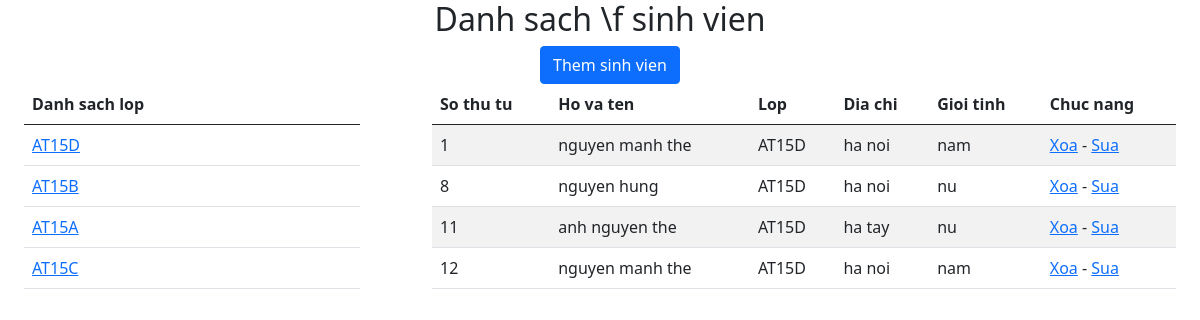
The app's page /pages/home.php?lop=AT15D with its own data.
### tables this page shows
CREATE TABLE `list` (
  `id` int(11) NOT NULL,
  `ten` varchar(30) NOT NULL,
  `lop` varchar(15) NOT NULL,
  `dia_chi` varchar(50) NOT NULL,
  `gioi_tinh` varchar(10) NOT NULL
);

### pages/listStudent.php (the view, shortened to what this page needs)
<!DOCTYPE html>
<html lang="en">
<head>
    <link href="https://cdn.jsdelivr.net/npm/bootstrap@5.0.2/dist/css/bootstrap.min.css" rel="stylesheet">
</head>
<body>
    <?php
        require_once 'connectDB.php'
    ?>
    <?php
        if(isset($_GET['lop'])){
            $lop= $_GET['lop'];
            $query = "SELECT * FROM list WHERE lop = '$lop'";
            $resultlop = mysqli_query($conn,$query);
        }else{
            $result= $conn -> query("SELECT * FROM list");
        }
    ?>
    <div class="container">
        <table class="table table-striped">
            <thead>
                <tr>
                <th scope="col">So thu tu</th>
                <th scope="col">Ho va ten</th>
                <th scope="col">Lop</th>
                <th scope="col">Dia chi</th>
                <th scope="col">Gioi tinh</th>
                <th scope="col">Chuc nang</th>
                </tr>
            </thead>
            <tbody>
            <?php while($row = mysqli_fetch_assoc($resultlop)){ ?>
                <tr>
                <td><?php echo $row['id']; ?></td>
                <td><?php echo $row['ten']; ?></td>
                <td><?php echo $row['lop']; ?></td>
                <td><?php echo $row['dia_chi']; ?></td>
                <td><?php echo $row['gioi_tinh']; ?></td>
                <td> <a href="connectDB.php?delete=<?php echo $row['id'];  ?>">Xoa</a> - <a href="editStudent.php?id=<?php echo $row['id'];  ?>">Sua</a> </td>
                </tr>
            <?php } ?>
            </tbody>
        </table>
    </div>
</body>
</html>

### records on screen
list: id "1", ten "nguyen manh the", lop "AT15D", dia_chi "ha noi", gioi_tinh "nam"
list: id "8", ten "nguyen hung", lop "AT15D", dia_chi "ha noi", gioi_tinh "nu"
list: id "11", ten "anh nguyen the", lop "AT15D", dia_chi "ha tay", gioi_tinh "nu"
list: id "12", ten "nguyen manh the", lop "AT15D", dia_chi "ha noi", gioi_tinh "nam"

### other values on screen
$row['lop'] "AT15D"
$row['lop'] "AT15B"
$row['lop'] "AT15A"
$row['lop'] "AT15C"
